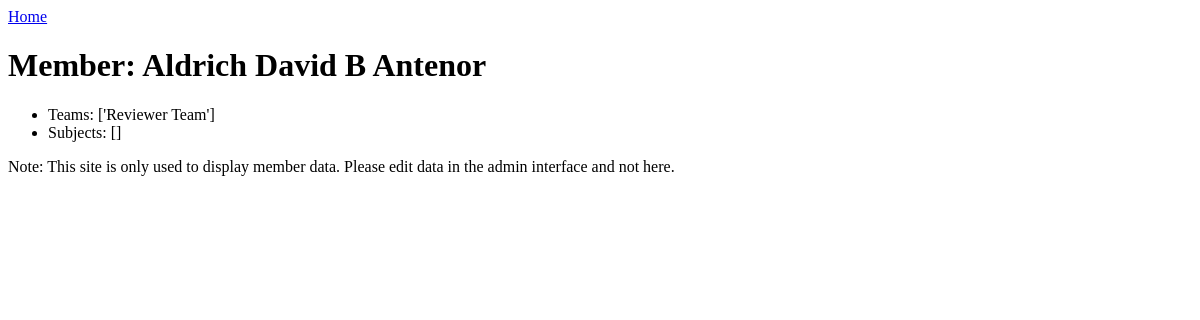
Page /members/details/2 (signed in) on the earlier database version.
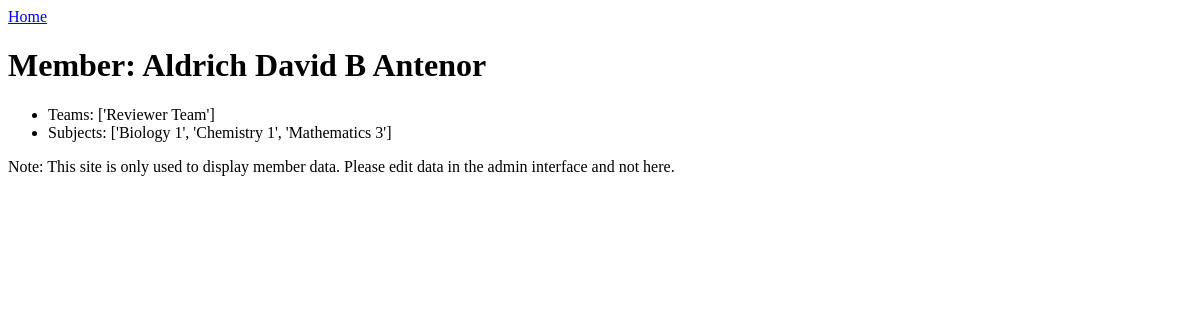
Same page on the later database version.
### members/models.py (models this page shows, shortened)
class Member(models.Model):
  givenName = models.CharField(max_length=255)
  middleInitial = models.CharField(max_length=3, blank=True)
  lastName = models.CharField(max_length=255)
  reviewerTeam = models.BooleanField(default=False)
  potdTeam = models.BooleanField(default=False)
  creativesTeam = models.BooleanField(default=False)
  externalsTeam = models.BooleanField(default=False)
  bio1 = models.BooleanField(default=False)
  chem1 = models.BooleanField(default=False)
  phys1 = models.BooleanField(default=False)
  math3 = models.BooleanField(default=False)
  stat = models.BooleanField(default=False)
  cs3 = models.BooleanField(default=False)
  eng3 = models.BooleanField(default=False)
  fil3 = models.BooleanField(default=False)
  ss3 = models.BooleanField(default=False)
  def listTeams(self):
    out = []
    if self.reviewerTeam == True:
      out.append("Reviewer Team")
    if self.potdTeam == True:
      out.append("PoTD Team")
    if self.creativesTeam == True:
      out.append("Creatives Team")
    if self.externalsTeam == True:
      out.append("Externals Team")
    return out
  def listSubjects(self):
    out = []
    if self.bio1 == True:
      out.append("Biology 1")
    if self.chem1 == True:
      out.append("Chemistry 1")
    if self.phys1 == True:
      out.append("Physics 1")
    if self.math3 == True:
      out.append("Mathematics 3")
    if self.stat == True:
      out.append("Statistics")
    if self.cs3 == True:
      out.append("Computer Science 3")
    if self.eng3 == True:
      out.append("English 3")
    if self.fil3 == True:
      out.append("Filipino 3")
    if self.ss3 == True:
      out.append("Social Science 3")
    return out

### members/views.py (the view)
# urls.py: path('members/details/<int:id>', views.details, name='details'),
def details(request, id):
  x = Member.objects.get(id=id)
  template = loader.get_template('details.html')
  context = {
    'x': x,
  }
  return HttpResponse(template.render(context, request))

### members/templates/details.html
{% extends "base.html" %}
{% block content %}
{% if user.is_staff %}
<h1>Member: {{ x.givenName }} {{ x.middleInitial }} {{ x.lastName }}</h1>
<ul>
    <li>Teams: {{ x.listTeams }}</li>
    <li>Subjects: {{ x.listSubjects }}</li>
</ul>
Note: This site is only used to display member data. Please edit data in the admin interface and not here.
{% else %}
Sorry, you are not allowed to access this page. Please contact the administrator if this is a mistake.
{% endif %}
{% endblock %}

### members/templates/base.html (shortened to what this page needs)
<!DOCTYPE html>
<html>
<head>
</head>
<body>
  <a href="http://127.0.0.1:8000">Home</a>
  <main>
    {% block content %}
    {% endblock %}
  </main>
</body>
</html>

Differences in the rows shown:
changed Member "Aldrich David": listSubjects "[]" → "['Biology 1', 'Chemistry 1', 'Mathematics 3']"
